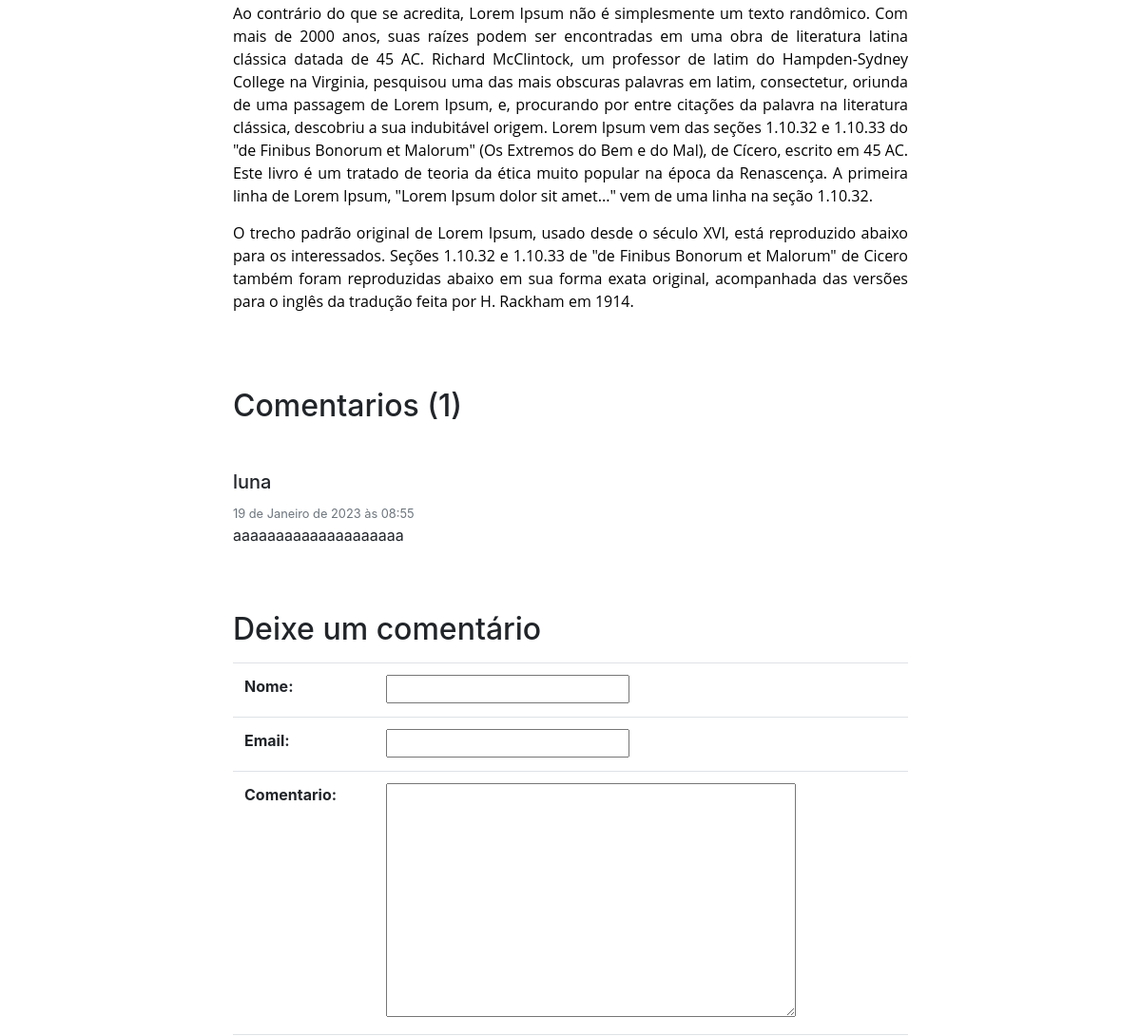
Page /post/5 (middle part) on the earlier database version.
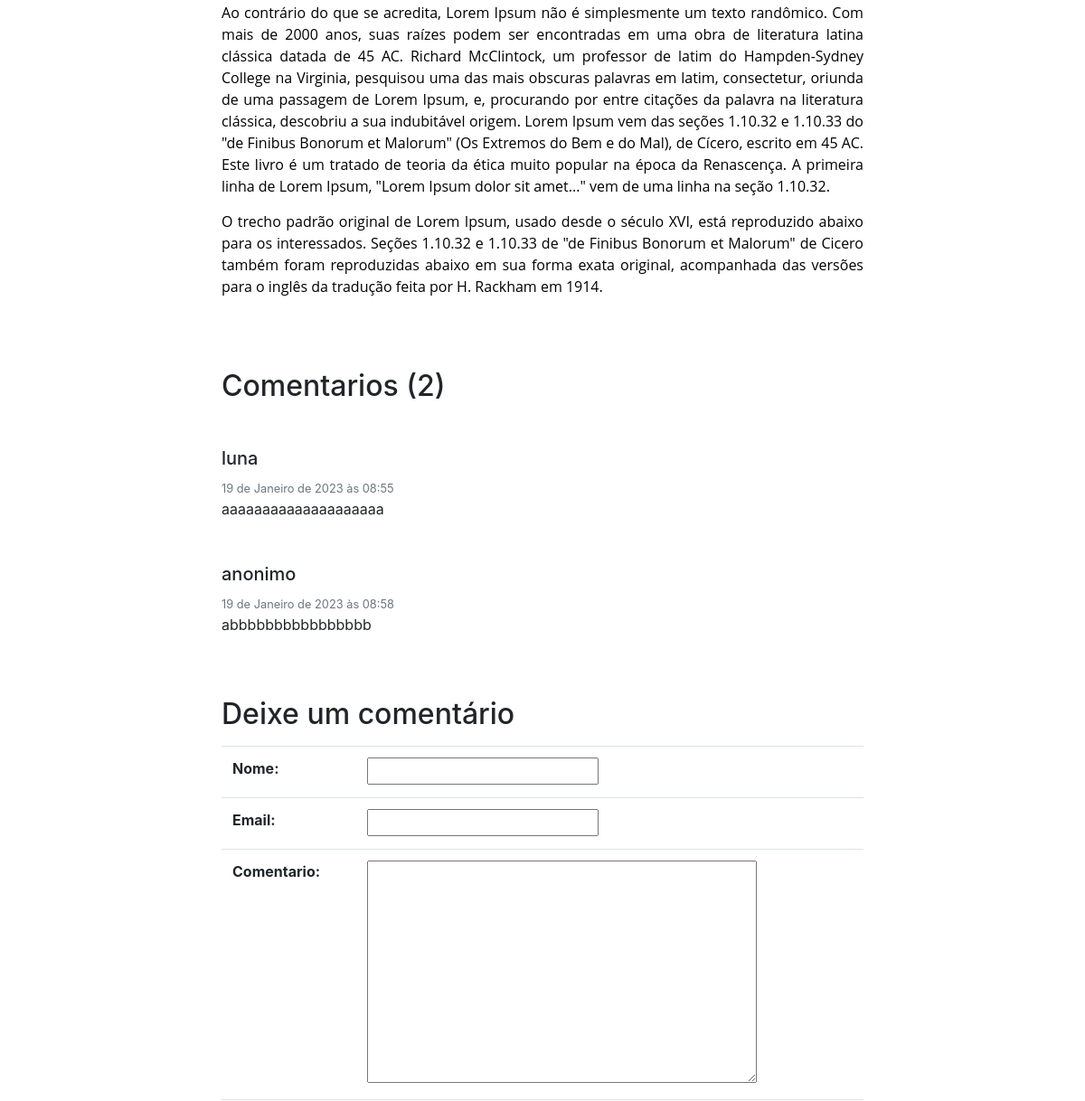
Same page on the later database version.
### comentarios/models.py (models this page shows, shortened)
class Comentario(models.Model):
  nome_comentario = models.CharField(max_length=150, verbose_name= 'Nome')
  email_comentario = models.EmailField(verbose_name= 'Email')
  comentario = models.TextField(verbose_name= 'Comentario')
  post_comentario = models.ForeignKey(Post, on_delete=models.CASCADE,verbose_name= 'Post')
  usuario_comentario = models.ForeignKey(User, on_delete=models.DO_NOTHING, blank=True, null=True)
  data_comentario = models.DateTimeField(default=timezone.now, verbose_name= 'Data de Publicação')
  publicado_comentario = models.BooleanField(default=False, verbose_name= 'Publicado')

### posts/views.py (the view, shortened to what this page needs)
# urls.py: path('post/<int:pk>', views.PostDetalhes.as_view(), name = 'post_detalhes'),
class PostDetalhes(UpdateView):
  template_name = 'posts/post_detalhes.html'
  model = Post
  form_class = FormComentario
  context_object_name = 'post'
  def get_context_data(self, **kwargs):
    context = super().get_context_data(**kwargs)
    post = self.get_object()
    comentarios = Comentario.objects.filter(publicado_comentario=True, post_comentario=post.id)
    context['comentarios'] = comentarios
    return context

### comentarios/forms.py (shortened to what this page needs)
class FormComentario(ModelForm):
  class Meta:
    model = Comentario
    fields = ('nome_comentario', 'email_comentario', 'comentario')

### categorias/models.py (called while the page is built)
  def __str__(self):
    return self.nome_cat

### posts/templates/posts/post_detalhes.html (shortened to what this page needs)
{% extends 'base.html' %}
{% block conteudo %}
<div class="container">
  <div class="row pt-5">
      <div class="col-xl"></div>
      <div class="col-xl-8">
          {{ post.conteudo_post | safe }}
      </div>
      <div class="col-xl"></div>
  </div>
  {% if comentarios.count > 0 %}
  <div class="row pt-5">
    <div class="col-xl"></div>
    <div class="col-xl-8">
        <h2 class="my-3">Comentarios ({{ comentarios.count }})</h2>
        {% for comentario in comentarios %}
        <h5 class="mb-2 mt-5">{{ comentario.nome_comentario }}</h5>
        <small class="text-muted">{{ comentario.data_comentario}}</small>
        <p class="mb-1">{{ comentario.comentario }}</p>
        {% endfor %}
    </div>
    <div class="col-xl"></div>
  </div>
  {% endif %}
  <div class="row pt-5">
      <div class="col-xl"></div>
      <div class="col-xl-8">
          <h2 class="my-3">Deixe um comentário</h2>
          <form method="POST" action="#envia_comentario">
              <table class="table">
                  {{ form }}
              </table>
          </form>
      </div>
      <div class="col-xl"></div>
  </div>
</div>
{% endblock %}

Differences in the rows shown:
now on this page (row edited): Comentario: nome_comentario "anonimo", data_comentario "19 de Janeiro de 2023 às 08:58", comentario "abbbbbbbbbbbbbbbb"
Other differences:
{{ comentarios.count }}: "1" → "2"
